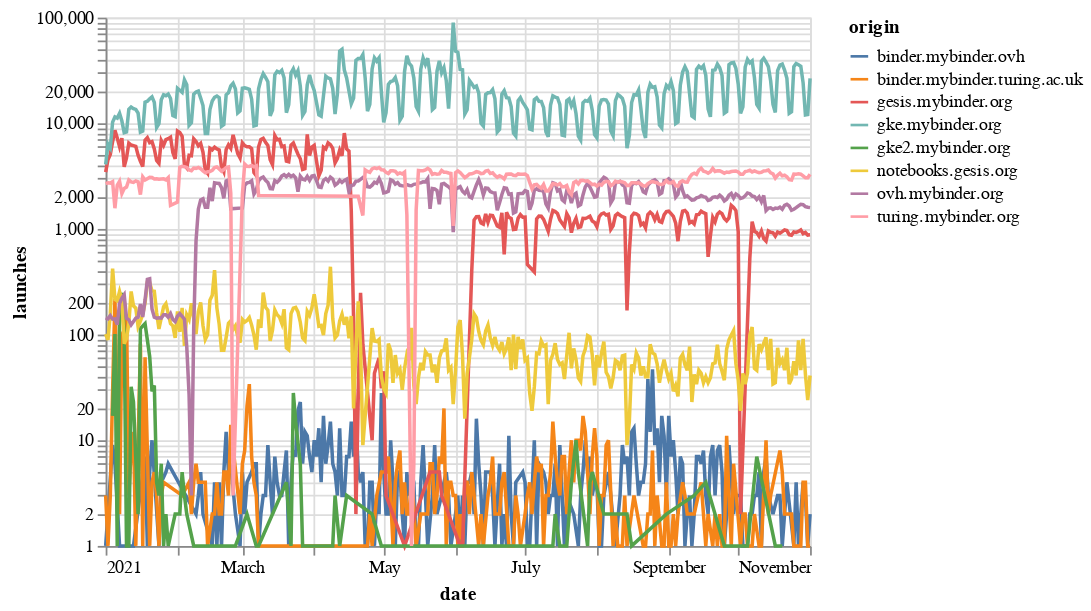

Write notebook code for a chart like this one.
### Markdown cell above
## Launches by origin

### Code cell
origin = data.groupby(['origin', 'date']).agg({'launches': 'sum'}).reset_index()
alt.Chart(origin).mark_line().encode(
    x="date",
    y=alt.Y("launches", scale=alt.Scale(type="log")),
    color="origin"
)

### Figure 1 — Vega-Lite specification as saved in the notebook (floating-point values rounded to 4 significant figures; data arrays with more than 128 entries replaced by an {"elided": "..."} marker saying what was removed)
{"config": {"view": {"continuousWidth": 400, "continuousHeight": 300}}, "data": {"name": "data-1a4002b754a372306e27e42cfc39278f"}, "mark": "line", "encoding": {"color": {"type": "nominal", "field": "origin"}, "x": {"type": "temporal", "field": "date"}, "y": {"type": "quantitative", "field": "launches", "scale": {"type": "log"}}}, "$schema": "https://vega.github.io/schema/vega-lite/v4.8.1.json", "datasets": {"data-1a4002b754a372306e27e42cfc39278f": {"elided": "1968 records"}}}
